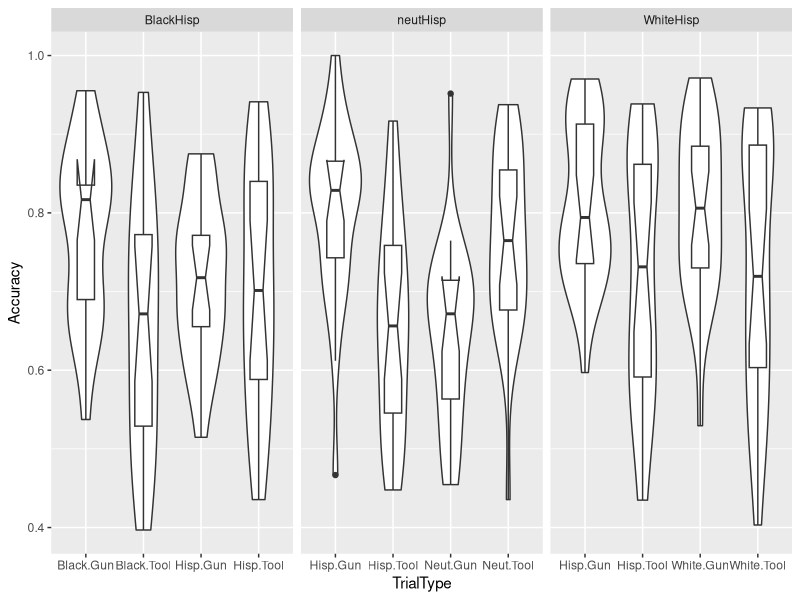
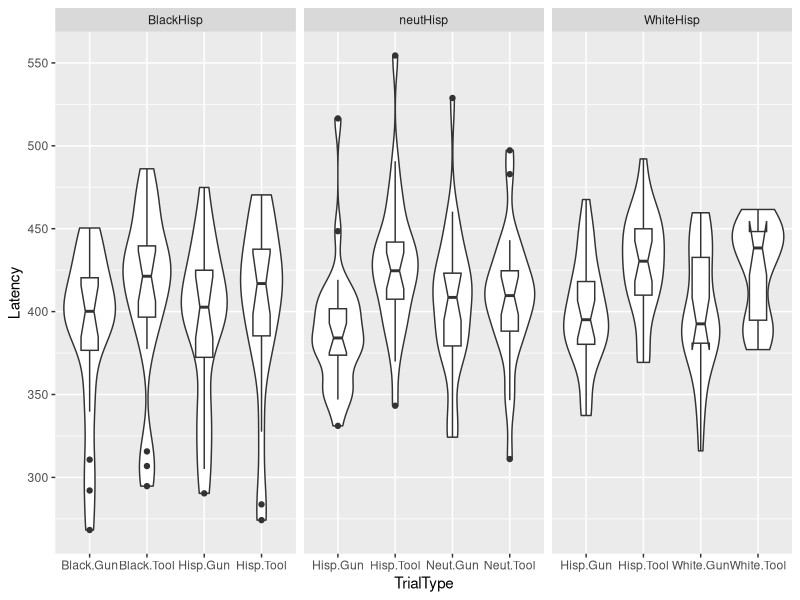

The R script that drew these images, in order:
# WIT study 2 analysis

# TODO: Remember to perform sensitity analysis dropping Zimmerman prime

library(plyr)
library(dplyr)
library(lme4)
library(ggplot2)
library(car)

# data ingest
dat = read.delim("clean_wit2.txt")

# make "not-hispanic" prime category

# Consider making "CueSort" per SAS code at bottom
dat = dat %>% 
  mutate(Cue = substring(CueType, 1, 4),
         Probe = substring(ProbeType, 1, 4),
         CueClass = ifelse(TrialType %in% c("HispGun", "HispTool"), "Hisp", "NonHisp"),
         Subject = as.factor(Subject))

# make accuracy and RT datasets
dat.acc = dat %>% 
  filter(Probe.RT <= 500)
dat.rt = dat %>% 
  filter(Probe.ACC == 1)

# 2x3 interaction where Prime == hisp
# Accuracy
m1 = dat.acc %>% 
  filter(Cue == "hisp") %>% 
  glmer(Probe.ACC ~ Condition * Probe + 
          (1 + Probe|Subject), 
        data = ., family = "binomial",
        contrasts = list(Condition = "contr.sum",
                         Probe = "contr.sum"),
        control = glmerControl(optimizer = "Nelder_Mead",
                               optCtrl = list(maxfun = 20000)))
summary(m1)
Anova(m1, type = 3) # clear interaction

# RT 
# This converges nicely
m1.rt = dat.rt %>% 
  filter(Cue == "hisp") %>% 
  lmer(Probe.RT ~ Condition * Probe + 
         (1 + Probe|Subject),
       contrasts = list(Condition = "contr.sum",
                        Probe = "contr.sum"),
       data = .)
summary(m1.rt)
Anova(m1.rt, type = 3) # clear interaction

# each 2x2 interaction within levels of condition
# Accuracy
# This converges but rfx of subject and subject*probe are highly correlated
m2 = dat.acc %>% 
  filter(Condition == "BlackHisp") %>% 
  glmer(Probe.ACC ~ Cue * Probe + 
          (1 + Probe|Subject), 
        contrasts = list(Probe = "contr.sum"),
        data = ., family = "binomial")
summary(m2)
Anova(m2, type = 3) # Very clear interaction

# Converges, everything's fine
m3 = dat.acc %>% 
  filter(Condition == "neutHisp") %>% 
  glmer(Probe.ACC ~ Cue * Probe + 
          (1 + Probe|Subject), 
        contrasts = list(Probe = "contr.sum"),
        data = ., family = "binomial")
summary(m3)
Anova(m3, type = 3) # Very clear interaction

# Converges, rfx somewhat correlated r = .63
m4 = dat.acc %>% 
  filter(Condition == "WhiteHisp") %>% 
  glmer(Probe.ACC ~ Cue * Probe + 
          (1 + Probe|Subject),
        contrasts = list(Probe = "contr.sum"),
        data = ., family = "binomial")
summary(m4)
Anova(m4, type = 3) # no interaction, perhaps Ps can't tell White from Hispanic.

# RT
m2 = dat.rt %>% 
  filter(Condition == "BlackHisp") %>% 
  lmer(Probe.RT ~ Cue * Probe + 
         (1 + Probe|Subject),
       contrasts = list(Probe = "contr.sum"),
        data = .)
summary(m2)
Anova(m2, type = 3) # solid interaction

m3 = dat.rt %>% 
  filter(Condition == "neutHisp") %>% 
  lmer(Probe.RT ~ Cue * Probe + 
         (1 + Probe|Subject),
       contrasts = list(Probe = "contr.sum"),
        data = .)
summary(m3)
Anova(m3, type = 3) # very solid interaction

m4 = dat.rt %>% 
  filter(Condition == "WhiteHisp") %>% 
  lmer(Probe.RT ~ Cue * Probe + 
         (1 + Probe|Subject), 
       contrasts = list(Probe = "contr.sum"),
        data = .)
summary(m4)
Anova(m4, type = 3) # not-quite-there interaction

# Plotting ---
dat.acc %>% 
  group_by(Subject, Condition, TrialType) %>% 
  summarize(Accuracy = mean(Probe.ACC, na.rm = T)) %>% 
  ggplot(aes(x = TrialType, y = Accuracy)) +
  geom_violin() +
  geom_boxplot(width = .3, notch = T) +
  facet_wrap(~Condition, scales = "free_x")

dat.rt %>% 
  group_by(Subject, Condition, TrialType) %>% 
  summarize(Latency = mean(Probe.RT, na.rm = T)) %>% 
  ggplot(aes(x = TrialType, y = Latency)) +
  geom_violin() +
  geom_boxplot(width = .3, notch = T) +
  facet_wrap(~Condition, scales = "free_x")

# Aggregation and table export
# Should I use conditional trials (dat.acc, dat.rt) or unconditional (dat)?
# I'll use conditional b/c that's what's actually analyzed.
# Another question is whether to first average w/in subjects 
# or just average across all trials directly.
# I think it's better to average w/in subjects first.
S2T1.acc = dat.acc %>% 
  group_by(Condition, TrialType, Subject) %>% 
  summarize(M.sub = mean(Probe.ACC, na.rm = T))%>% 
  summarize(M.acc = mean(M.sub, na.rm = T),
            SD.acc = sd(M.sub, na.rm = T))

S2T1.rt = dat.rt %>% 
  group_by(Condition, TrialType, Subject) %>% 
  summarize(M.sub = mean(Probe.RT, na.rm = T))%>% 
  summarize(M.rt = mean(M.sub, na.rm = T),
            SD.rt = sd(M.sub, na.rm = T))

S2T1 = full_join(S2T1.acc, S2T1.rt)
write.table(S2T1, "S2table.txt", sep = "\t", row.names = F)


# SAS code graveyard ----
# data dat_2; set dat;
# TrialSort = TrialType;
# if TrialType in ("BlackGun", "WhiteGun", "NeutGun", "WhiteGun") then TrialSort = "OtherGun";
# if TrialType in ("BlackTool", "WhiteTool", "NeutTool", "WhiteTool") then TrialSort = "OtherTool";
# if trialsort in ("HispTool", "HispGun") then CueSort = "Hispanic";
# if trialsort in ("OtherTool", "OtherGun") then CueSort = "Other";
# run; 
# data dat_nozim2; set dat_nozim;
# TrialSort = TrialType;
# if TrialType in ("BlackGun", "WhiteGun", "NeutGun", "WhiteGun") then TrialSort = "OtherGun";
# if TrialType in ("BlackTool", "WhiteTool", "NeutTool", "WhiteTool") then TrialSort = "OtherTool";
# if trialsort in ("HispTool", "HispGun") then CueSort = "Hispanic";
# if trialsort in ("OtherTool", "OtherGun") then CueSort = "Other";